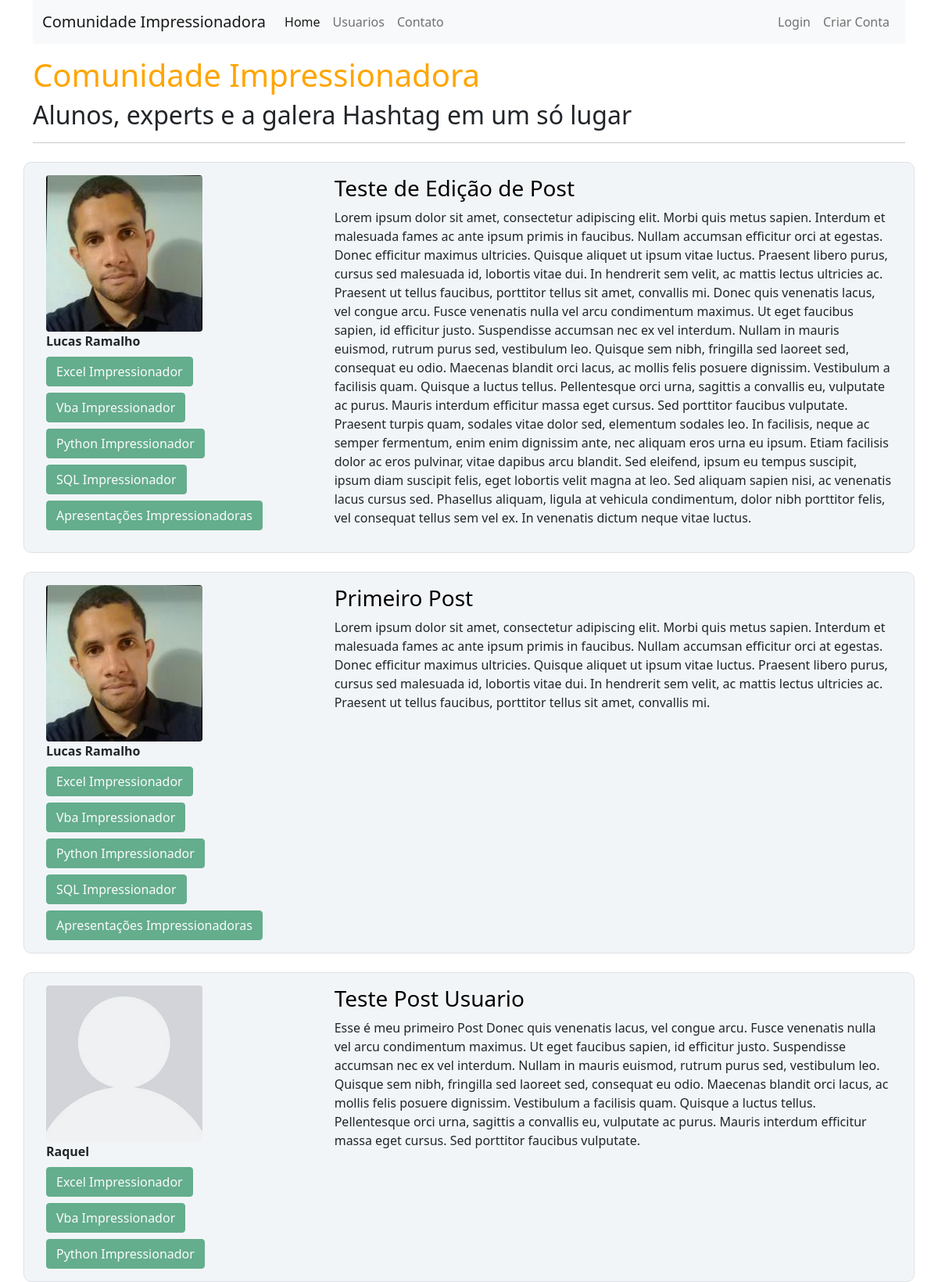
The page / on the database its author committed.
### projetocomunidade/models.py (models this page shows, shortened)
class Post(database.Model):
    id = database.Column(database.Integer, primary_key=True)
    titulo = database.Column(database.String, nullable=False)
    corpo = database.Column(database.Text, nullable=False)
    data_criacao =database.Column(database.DateTime, nullable=False, default=datetime.utcnow)
    id_usuario = database.Column(database.Integer, database.ForeignKey('usuario.id'), nullable=False)

class Usuario(database.Model, UserMixin):
    id = database.Column(database.Integer, primary_key=True)
    username = database.Column(database.String, nullable=False)
    email = database.Column(database.String, nullable=False, unique=True)
    senha = database.Column(database.String, nullable=False)
    foto_perfil = database.Column(database.String, default='default.jpg')
    posts = database.relationship('Post', backref='autor', lazy=True)
    cursos = database.Column(database.String, nullable=False, default='Não Informado')

### projetocomunidade/routes.py (the view)
@app.route('/')
def home():
    posts = Post.query.order_by(Post.id.desc())
    return render_template('home.html', posts=posts)

### projetocomunidade/templates/home.html
{% extends 'base.html' %}
{% block body %}
    <div class="container mt-3">
        <h1 style="color: orange">
            Comunidade Impressionadora
        </h1>
       <h2>
           Alunos, experts e a galera Hashtag em um só lugar
       </h2>
        <hr>
        {% for post in posts %}
            <div class="row border mt-4 p-3 meupost">
                <div class="col">
                    <div class="image me-2"> <img src="{{url_for('static', filename='fotos_perfil/{}'.format(post.autor.foto_perfil))}}" class="rounded" width="200"> </div>
                    <strong>{{ post.autor.username }}</strong>
                    <div class="row justify-content-center">
                        <div class="col">
                            {% for curso in post.autor.cursos.split(';') %}
                                <button type="button" class="btn btn-success mt-2" disabled>{{ curso }}</button>
                            {% endfor %}
                        </div>
                    </div>
                </div>
                <div class="col col-8">
                    <a class="link_post" href="{{ url_for('exibir_post', post_id=post.id) }}"><h3>{{ post.titulo }}</h3></a>
                    <p>{{ post.corpo }}</p>
                </div>
            </div>
        {% endfor %}
    </div>
{% endblock %}

### projetocomunidade/templates/base.html (shortened to what this page needs)
<!DOCTYPE html>
<html lang="pt-br">
<head>
    <link href="https://cdn.jsdelivr.net/npm/bootstrap@5.0.2/dist/css/bootstrap.min.css" rel="stylesheet">
    <link rel="stylesheet" type="text/css" href= "{{url_for('static', filename='main.css' )}}" >
</head>
<body>
    <div class="container">
        {% include 'navbar.html' %}
    </div>
    {% block body %}
    {% endblock %}
</body>
</html>

### projetocomunidade/templates/navbar.html
<nav class="navbar navbar-expand-lg navbar-light bg-light">
  <div class="container">
    <a class="navbar-brand" href="{{ url_for('home') }}">Comunidade Impressionadora</a>
    <div class="collapse navbar-collapse" id="navbarSupportedContent">
      <ul class="navbar-nav me-auto mb-2 mb-lg-0">
        <li class="nav-item">
          <a class="nav-link active" aria-current="page" href="{{ url_for('home') }}">Home</a>
        </li>
        <li class="nav-item">
          <a class="nav-link" href="{{ url_for('usuarios') }}">Usuarios</a>
        </li>
         <li class="nav-item">
          <a class="nav-link" href="{{ url_for('contato') }}">Contato</a>
        </li>
      </ul>
      <ul class="d-flex navbar-nav">
          {% if current_user.is_authenticated %}
            <li class="nav-item">
              <a class="nav-link" href="{{ url_for('criar_post') }}">Criar Post</a>
            </li>
            <li class="nav-item">
              <a class="nav-link" href="{{ url_for('perfil') }}">Meu Perfil</a>
            </li>
            <li class="nav-item">
              <a class="nav-link" href="{{ url_for('sair') }}">Sair</a>
            </li>
          {% else %}
            <li class="nav-item">
              <a class="nav-link" href="{{ url_for('login') }}">Login</a>
            </li>
             <li class="nav-item">
              <a class="nav-link" href="{{ url_for('login') }}">Criar Conta</a>
             </li>
          {% endif %}
      </ul>
    </div>
  </div>
</nav>

### projetocomunidade/static/main.css (style rules this page uses)
.meupost { background: #f2f5f8 !important; border-radius: 10px; }
.link_post { text-decoration: none; color: black; }

### rows shown on the page
Post: foto_perfil (picture), autor.username "Lucas Ramalho", curso "Excel Impressionador" "Vba Impressionador" "Python Impressionador" "SQL Impressionador" "Apresentações Impressionadoras", titulo "Teste de Edição de Post", corpo "Lorem ipsum dolor sit amet, consectetur adipiscing elit. Morbi quis metus sapien. Interdum et malesuada fames ac ante ipsum primis in faucibus. Nullam accumsan efficitur orci at egestas. Donec efficitur maximus ultricies. Quisque aliquet ut ipsum vitae luctus. Praesent libero purus, cursus sed malesuada id, lobortis vitae dui. In hendrerit sem velit, ac mattis lectus ultricies ac. Praesent ut tellus faucibus, porttitor tellus sit amet, convallis mi. Donec quis venenatis lacus, vel congue arcu. Fusce venenatis nulla vel arcu condimentum maximus. Ut eget faucibus sapien, id efficitur justo. Suspendisse accumsan nec ex vel interdum. Nullam in mauris euismod, rutrum purus sed, vestibulum leo.…"
Post: foto_perfil (picture), autor.username "Lucas Ramalho", curso "Excel Impressionador" "Vba Impressionador" "Python Impressionador" "SQL Impressionador" "Apresentações Impressionadoras", titulo "Primeiro Post", corpo "Lorem ipsum dolor sit amet, consectetur adipiscing elit. Morbi quis metus sapien. Interdum et malesuada fames ac ante ipsum primis in faucibus. Nullam accumsan efficitur orci at egestas. Donec efficitur maximus ultricies. Quisque aliquet ut ipsum vitae luctus. Praesent libero purus, cursus sed malesuada id, lobortis vitae dui. In hendrerit sem velit, ac mattis lectus ultricies ac. Praesent ut tellus faucibus, porttitor tellus sit amet, convallis mi."
Post: foto_perfil (placeholder picture), autor.username "Raquel", curso "Excel Impressionador" "Vba Impressionador" "Python Impressionador", titulo "Teste Post Usuario", corpo "Esse é meu primeiro Post Donec quis venenatis lacus, vel congue arcu. Fusce venenatis nulla vel arcu condimentum maximus. Ut eget faucibus sapien, id efficitur justo. Suspendisse accumsan nec ex vel interdum. Nullam in mauris euismod, rutrum purus sed, vestibulum leo. Quisque sem nibh, fringilla sed laoreet sed, consequat eu odio. Maecenas blandit orci lacus, ac mollis felis posuere dignissim. Vestibulum a facilisis quam. Quisque a luctus tellus. Pellentesque orci urna, sagittis a convallis eu, vulputate ac purus. Mauris interdum efficitur massa eget cursus. Sed porttitor faucibus vulputate."
